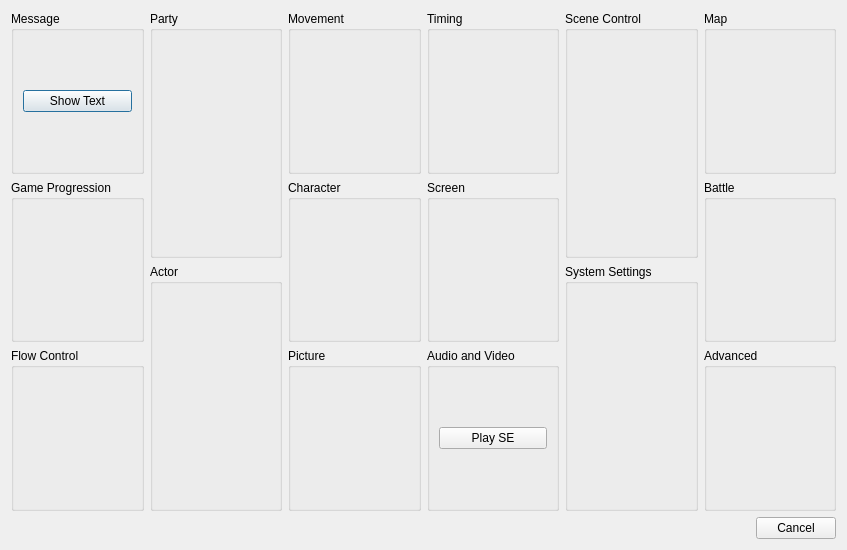
<?xml version="1.0" encoding="UTF-8"?>
<ui version="4.0">
 <class>CreateCommandDialog</class>
 <widget class="QDialog" name="CreateCommandDialog">
  <property name="geometry">
   <rect>
    <x>0</x>
    <y>0</y>
    <width>847</width>
    <height>550</height>
   </rect>
  </property>
  <property name="windowTitle">
   <string>Dialog</string>
  </property>
  <layout class="QVBoxLayout" name="verticalLayout">
   <item>
    <layout class="QHBoxLayout" name="horizontalLayout">
     <item>
      <layout class="QVBoxLayout" name="verticalLayout_7">
       <item>
        <widget class="QGroupBox" name="messageBox">
         <property name="title">
          <string>Message</string>
         </property>
         <layout class="QVBoxLayout" name="verticalLayout_8">
          <item>
           <widget class="QPushButton" name="showTextButton">
            <property name="text">
             <string>Show Text</string>
            </property>
           </widget>
          </item>
         </layout>
        </widget>
       </item>
       <item>
        <widget class="QGroupBox" name="gameProgressionBox">
         <property name="title">
          <string>Game Progression</string>
         </property>
        </widget>
       </item>
       <item>
        <widget class="QGroupBox" name="flowControlBox">
         <property name="title">
          <string>Flow Control</string>
         </property>
        </widget>
       </item>
      </layout>
     </item>
     <item>
      <layout class="QVBoxLayout" name="verticalLayout_6">
       <item>
        <widget class="QGroupBox" name="partyBox">
         <property name="title">
          <string>Party</string>
         </property>
        </widget>
       </item>
       <item>
        <widget class="QGroupBox" name="actorBox">
         <property name="title">
          <string>Actor</string>
         </property>
        </widget>
       </item>
      </layout>
     </item>
     <item>
      <layout class="QVBoxLayout" name="verticalLayout_5">
       <item>
        <widget class="QGroupBox" name="movementBox">
         <property name="title">
          <string>Movement</string>
         </property>
        </widget>
       </item>
       <item>
        <widget class="QGroupBox" name="characterBox">
         <property name="title">
          <string>Character</string>
         </property>
        </widget>
       </item>
       <item>
        <widget class="QGroupBox" name="pictureBox">
         <property name="title">
          <string>Picture</string>
         </property>
        </widget>
       </item>
      </layout>
     </item>
     <item>
      <layout class="QVBoxLayout" name="verticalLayout_4">
       <item>
        <widget class="QGroupBox" name="timingBox">
         <property name="title">
          <string>Timing</string>
         </property>
        </widget>
       </item>
       <item>
        <widget class="QGroupBox" name="screenBox">
         <property name="title">
          <string>Screen</string>
         </property>
        </widget>
       </item>
       <item>
        <widget class="QGroupBox" name="audioVideoBox">
         <property name="title">
          <string>Audio and Video</string>
         </property>
         <layout class="QVBoxLayout" name="verticalLayout_9">
          <item>
           <widget class="QPushButton" name="playSEButton">
            <property name="text">
             <string>Play SE</string>
            </property>
           </widget>
          </item>
         </layout>
        </widget>
       </item>
      </layout>
     </item>
     <item>
      <layout class="QVBoxLayout" name="verticalLayout_3">
       <item>
        <widget class="QGroupBox" name="sceneControlBox">
         <property name="title">
          <string>Scene Control</string>
         </property>
        </widget>
       </item>
       <item>
        <widget class="QGroupBox" name="systemSettingsBox">
         <property name="title">
          <string>System Settings</string>
         </property>
        </widget>
       </item>
      </layout>
     </item>
     <item>
      <layout class="QVBoxLayout" name="verticalLayout_2">
       <item>
        <widget class="QGroupBox" name="mapBox">
         <property name="title">
          <string>Map</string>
         </property>
        </widget>
       </item>
       <item>
        <widget class="QGroupBox" name="battleBox">
         <property name="title">
          <string>Battle</string>
         </property>
        </widget>
       </item>
       <item>
        <widget class="QGroupBox" name="advancedBox">
         <property name="title">
          <string>Advanced</string>
         </property>
        </widget>
       </item>
      </layout>
     </item>
    </layout>
   </item>
   <item>
    <widget class="QDialogButtonBox" name="buttonBox">
     <property name="orientation">
      <enum>Qt::Horizontal</enum>
     </property>
     <property name="standardButtons">
      <set>QDialogButtonBox::Cancel</set>
     </property>
    </widget>
   </item>
  </layout>
 </widget>
 <resources/>
 <connections>
  <connection>
   <sender>buttonBox</sender>
   <signal>accepted()</signal>
   <receiver>CreateCommandDialog</receiver>
   <slot>accept()</slot>
   <hints>
    <hint type="sourcelabel">
     <x>248</x>
     <y>254</y>
    </hint>
    <hint type="destinationlabel">
     <x>157</x>
     <y>274</y>
    </hint>
   </hints>
  </connection>
  <connection>
   <sender>buttonBox</sender>
   <signal>rejected()</signal>
   <receiver>CreateCommandDialog</receiver>
   <slot>reject()</slot>
   <hints>
    <hint type="sourcelabel">
     <x>316</x>
     <y>260</y>
    </hint>
    <hint type="destinationlabel">
     <x>286</x>
     <y>274</y>
    </hint>
   </hints>
  </connection>
 </connections>
</ui>
